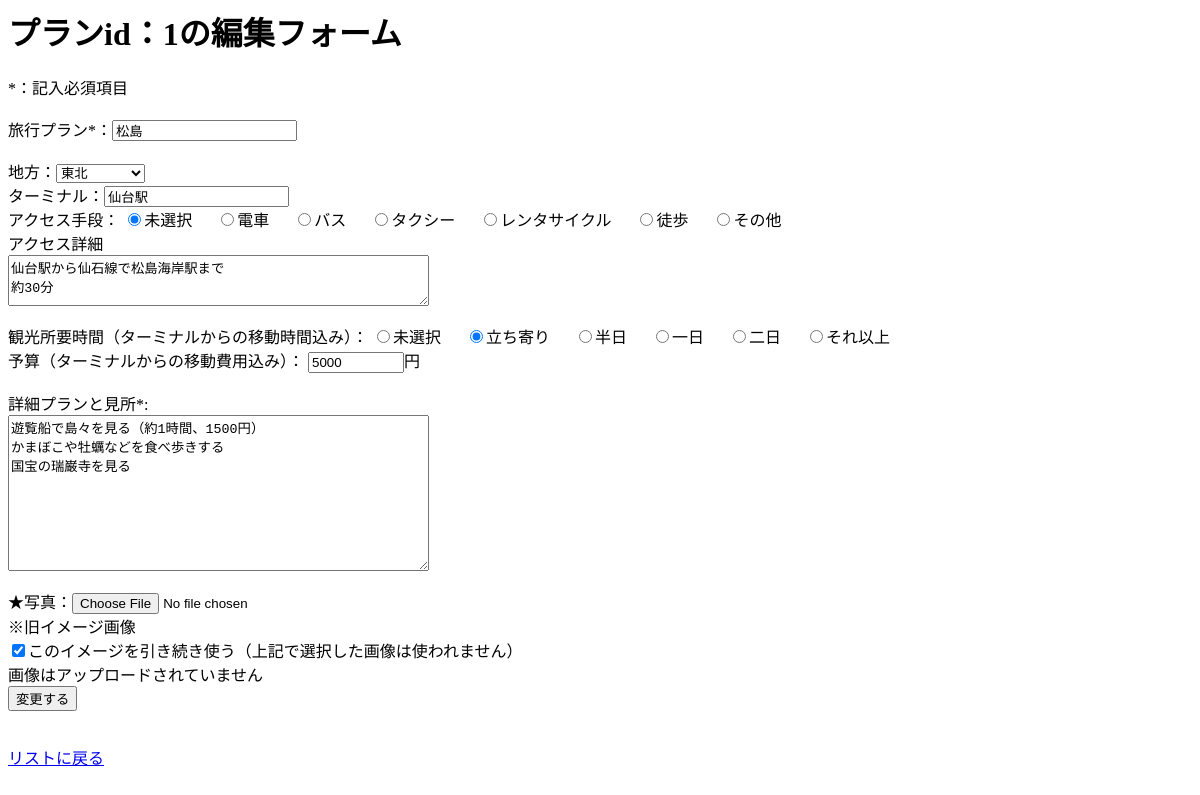
The page /edit.php?id=1 on the database as committed earlier.
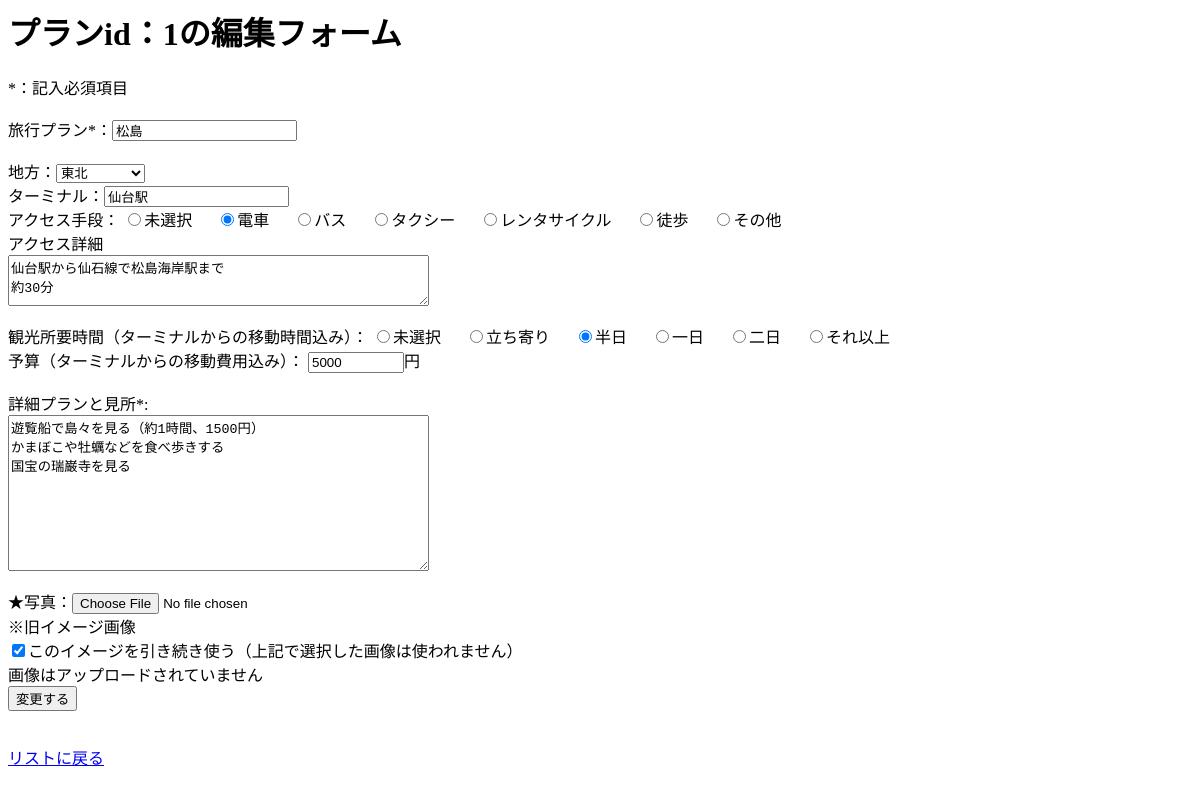
The same page on the database as committed later.
### tables this page shows
CREATE TABLE `travelplans` (
  `id` int(11) NOT NULL,
  `planName` varchar(100) NOT NULL,
  `area` tinyint(3) NOT NULL,
  `terminal` varchar(50) NOT NULL,
  `access` tinyint(2) NOT NULL,
  `accessDetails` varchar(1000) NOT NULL,
  `time` tinyint(2) NOT NULL,
  `budget` mediumint(7) NOT NULL,
  `planDetails` varchar(3000) NOT NULL,
  `photo` varchar(1000) NOT NULL
);

### choicesData.php (called while the page is built, shortened)
<?php
    $areaName=["未選択","北海道","東北","関東","中部","近畿","中国","四国","九州","沖縄・離島"];
    $accessName=["未選択","電車","バス","タクシー","レンタサイクル","徒歩","その他"];
    $timeName=["未選択","立ち寄り","半日","一日","二日","それ以上"];
?>

### edit.php (the view, shortened to what this page needs)
<?php
    require_once("./choicesData.php");
    require_once("./secret/loginData.php");
    try{
        $id = (int)$_GET["id"];
        $dbh = new PDO('mysql:host=localhost;dbname=db1;charset=utf8', $user, $pass);
        $dbh->setAttribute(PDO::ATTR_EMULATE_PREPARES, false);
        $dbh->setAttribute(PDO::ATTR_ERRMODE, PDO::ERRMODE_EXCEPTION);
        $sql = "SELECT * FROM travelPlans WHERE id = ?";
        $stmt = $dbh->prepare($sql);
        $stmt->bindValue(1, $id, PDO::PARAM_INT);
        $stmt->execute();
        $result = $stmt->fetch(PDO::FETCH_ASSOC);
    } catch(Exception $e) {
        echo "エラー：". htmlspecialchars($e->getMessage(),ENT_QUOTES, "UTF-8"). "<br>";
        die();
    }
?>
<html>
	<head>
	</head>
	<body>
        <h1>プランid：<?= htmlspecialchars($id, ENT_QUOTES, "UTF-8") ?>の編集フォーム</h1>
        *：記入必須項目<br><br>
        <form action="editResult.php" method="post" enctype="multipart/form-data">
        旅行プラン*：<input type="text" name="planName" value= "<?= htmlspecialchars($result["planName"], ENT_QUOTES, "UTF-8") ?>" required><br><br>
        地方：<select name="area">
            <?php foreach($areaName as $areaNum => $eachArea){?>
            <option value="<?= $areaNum ?>" <?php if($result["area"] == $areaNum) echo "selected" ?>>
                <?= $eachArea ?>
            </option>
            <?php } ?>
            </select><br>
        ターミナル：<input type="text" name="terminal" value = "<?= htmlspecialchars($result["terminal"], ENT_QUOTES, "UTF-8") ?>"><br>
        アクセス手段：
        <?php foreach($accessName as $accessNum => $eachAccess){ ?>
            <input type="radio" name="access" value="<?= $accessNum ?>" <?php if($result["access"] == $accessNum) echo "checked" ?>><?= $eachAccess ?> &emsp;
            <?php } ?>
        <br>
        アクセス詳細<br>
        <textarea name="accessDetails" cols="50" rows="3" maxlength="500"><?= htmlspecialchars($result["accessDetails"], ENT_QUOTES, "UTF-8") ?></textarea><br><br>
        観光所要時間（ターミナルからの移動時間込み）：
        <?php foreach($timeName as $timeNum => $eachTime){ ?>
            <input type="radio" name="time" value="<?= $timeNum ?>" <?php if($result["time"] == $timeNum) echo "checked" ?>><?= $eachTime ?> &emsp;
            <?php } ?>
        <br>
        予算（ターミナルからの移動費用込み）：
        <input type="number" min="0" max="1000000" name="budget" value = "<?= htmlspecialchars($result["budget"], ENT_QUOTES, "UTF-8") ?>">円<br><br>
        詳細プランと見所*:<br>
        <textarea name="planDetails" cols="50" rows="10" maxlength="1000" required><?= htmlspecialchars($result["planDetails"], ENT_QUOTES, "UTF-8") ?></textarea><br><br>
        ★写真：<input type="file" name="photo" accept="image/*"><br>
        ※旧イメージ画像<br>
        <input type="checkbox" name="imageReuse" value="1" checked>このイメージを引き続き使う（上記で選択した画像は使われません）
        <br>
        <?php
            if($result["photo"]!=""){
                echo "<img src = ". htmlspecialchars($result["photo"], ENT_QUOTES, "UTF-8"). ">";
                }else {
                    echo "画像はアップロードされていません";
                }
        ?>
        <br>
        <input type="submit" value="変更する">
        </form>
        <br>
        <a href = index.php>リストに戻る</a>
    </body>
</html>

Rows that differ between the two databases and show on the page:
changed travelplans "松島": access "☑" → "☐"; access "☐" → "☑"; time "☑" → "☐"; time "☐" → "☑"
